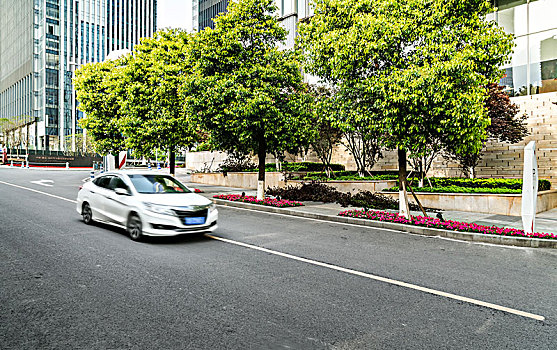
#> input picture Online/community/Depth-Estimation/testimg.jpg, 557 x 350 px
$ jupyter execute --allow-errors image_to_text.ipynb   (shell and % lines are left out)
#> lines starting #> are read from the running program, lines starting #| are printed output that depends on the picture
# 【开源实习】针对任务类型Image-to-Text，开发可在香橙派AIpro开发板运行的应用
任务编号：#ICJ6EP
任务链接：[【开源实习】针对任务类型Image-to-Text，开发可在香橙派AIpro开发板运行的应用](https://gitee.com/mindspore/community/issues/ICJ6EP)

## 环境准备
开发者拿到香橙派开发板后，首先需要进行硬件资源确认，镜像烧录及CANN和MindSpore版本的升级，才可运行该案例，具体如下：

开发板：香橙派Aipro或其他同硬件开发板
开发板镜像: Ubuntu镜像
CANN Toolkit/Kernels：8.0.0.beta1
MindSpore: 2.6.0
MindSpore NLP: 0.4.1
Python: 3.9

### 镜像烧录
运行该案例需要烧录香橙派官网ubuntu镜像，烧录流程参考[昇思MindSpore官网--香橙派开发专区--环境搭建指南--镜像烧录](https://www.mindspore.cn/tutorials/zh-CN/r2.7.0rc1/orange_pi/environment_setup.html) 章节。

### CANN升级
CANN升级参考[昇思MindSpore官网--香橙派开发专区--环境搭建指南--CANN升级](https://www.mindspore.cn/tutorials/zh-CN/r2.7.0rc1/orange_pi/environment_setup.html)章节。

### MindSpore升级
MindSpore升级参考[昇思MindSpore官网--香橙派开发专区--环境搭建指南--MindSpore升级](https://www.mindspore.cn/tutorials/zh-CN/r2.7.0rc1/orange_pi/environment_setup.html)章节。

### 权重加载
此处使用MindSpore NLP套件加载`Salesforce/blip-image-captioning-base`模型权重，该套件包含了许多自然语言处理的常用方法，可以方便地加载和使用modelers的模型权重。
BLIP是由Salesforce研究团队于2022年提出的多模态预训练框架，旨在突破视觉与语言的跨模态理解瓶颈，实现更高效、更通用的图像与文本交互能力。
在本次任务中，我们将基于昇思MindSpore在香橙派开发板上运行Blip-base模型，体验图像生成文本的功能。
注意：首次运行时请耐心等待模型下载。

[cell 1]
import os
import time
import cv2
import mindspore
import numpy as np
from IPython.display import clear_output, display
from mindnlp.transformers import BlipForConditionalGeneration, BlipProcessor
from mindspore import Tensor, context
from PIL import Image

# 导入镜像源
os.environ["HF_ENDPOINT"] = "https://hf-mirror.com"

# 加载模型

#> (a cell that did not finish here is left out)

# 固定输入
固定模型输入图像大小，避免每次传入新尺寸图像都需要重新编译花费大量时间

[cell 3]
# 创建固定尺寸的输入模板 - 避免每次重新编译
fixed_size = (384, 384)  # 使用BLIP的标准输入尺寸
dummy_image = Image.new("RGB", fixed_size, color=(0, 0, 0))
#> dummy_image: PIL image 384x384 RGB; every value is 0
#> the answer given: ../Depth-Estimation/testimg.jpg
#> (the rest of this cell did not finish here and is left out)

# 模型推理
定义模型处理图像的方法，并将模型推理结果返回

[cell 4]
def process_image(image_path):
    """读取图片并生成描述"""
#> called with image_path = '../Depth-Estimation/testimg.jpg'
    if not os.path.exists(image_path):
        return "❌ 文件不存在"

    cv_image = cv2.imread(image_path)
#> cv_image is the input picture: shape (350, 557, 3); mean B, G, R 110.5, 135.5, 130.2
    if cv_image is None:
        return "❌ 无法读取图像"

    # 转 RGB + 缩放
    cv_image = cv2.cvtColor(cv_image, cv2.COLOR_BGR2RGB)
    cv_image = cv2.resize(cv_image, fixed_size)
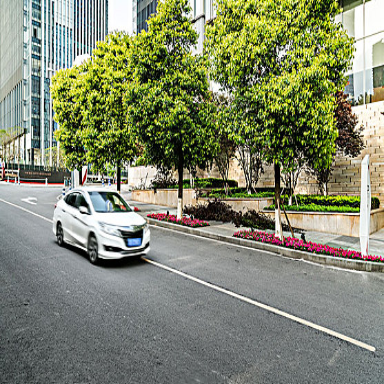
#> cv_image: shape (384, 384, 3); mean R, G, B 130.1, 135.5, 110.4
    raw_image = Image.fromarray(cv_image)

    # 推理
    inputs = processor(raw_image, return_tensors="ms")
    outputs = model.generate(**inputs, max_length=30, do_sample=False, num_beams=1)

    caption = processor.decode(outputs[0], skip_special_tokens=True)

    # 显示图片
    display(Image.open(image_path))

    return caption
